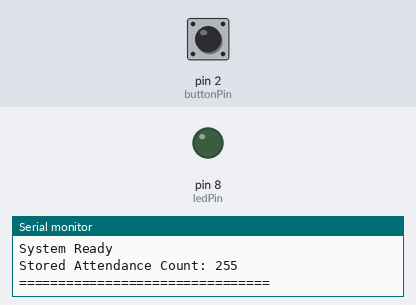
Simulated run of this sketch. Board: Arduino Uno, built with avr-gcc and run on an emulated ATmega328P. Parts: output pins drawn as LEDs (lit = HIGH), the last lines printed to the serial monitor. The test bench sets the inputs (shaded band); at power-on: pin 2 (buttonPin) HIGH. EEPROM starts erased.

Above: at 1.2 s.
1.3 s: pin 2 (buttonPin) pulled LOW for 0.15 s
At 1.6 s:
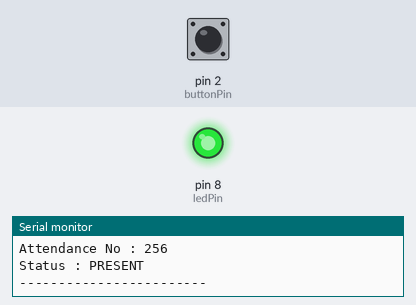
Timing chart, 0 to 4.3 s (numbered marks = the images above; inputs shaded):
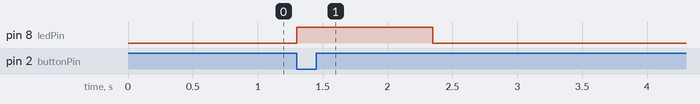

The sketch:

Arduino_Code.ino
```cpp
#include <EEPROM.h>

const int buttonPin = 2;
const int ledPin = 8;

int attendanceCount = 0;

void setup() {
  pinMode(buttonPin, INPUT_PULLUP);
  pinMode(ledPin, OUTPUT);

  Serial.begin(9600);

  // Read stored attendance count
  attendanceCount = EEPROM.read(0);

  Serial.println("================================");
  Serial.println("BIOMETRIC ATTENDANCE SYSTEM");
  Serial.println("System Ready");
  Serial.print("Stored Attendance Count: ");
  Serial.println(attendanceCount);
  Serial.println("================================");
}

void loop() {

  if (digitalRead(buttonPin) == LOW) {

    attendanceCount++;

    // Save count to EEPROM
    EEPROM.write(0, attendanceCount);

    digitalWrite(ledPin, HIGH);

    Serial.println("------------------------");
    Serial.print("Employee ID : ");
    Serial.println("101");

    Serial.print("Attendance No : ");
    Serial.println(attendanceCount);

    Serial.println("Status : PRESENT");
    Serial.println("------------------------");

    delay(1000);

    digitalWrite(ledPin, LOW);

    while (digitalRead(buttonPin) == LOW);
  }
}
```

Measured:
- after the input at 1.3 s, pin 8 (ledPin): LOW → HIGH at once, → LOW 1.0 s later
